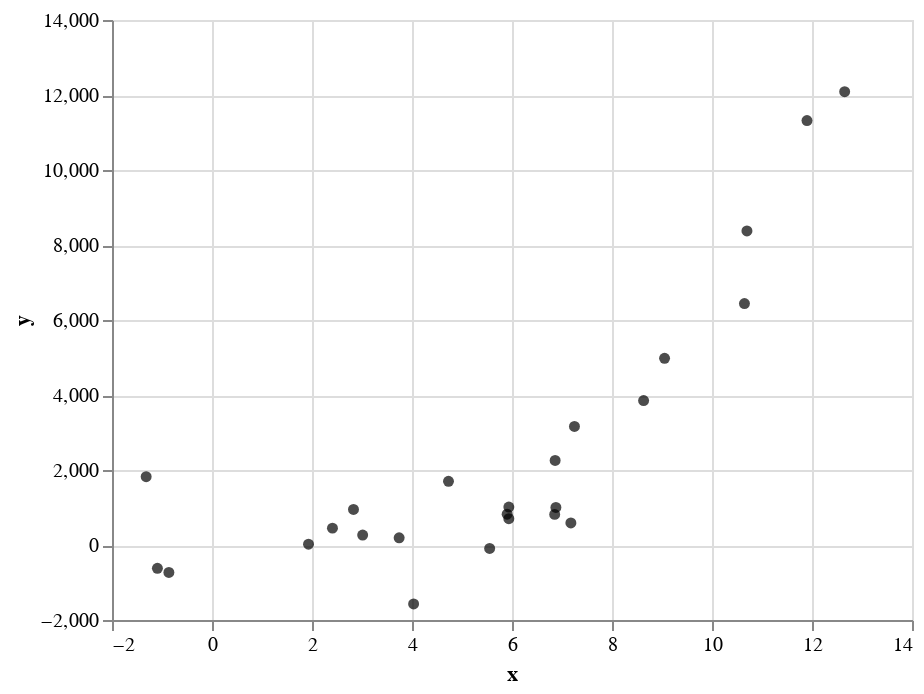

Here is the notebook cell this chart was saved with:
### Code cell
#helper function
def get_poly_points_chart():

    return alt.Chart(poly_df).mark_circle(color="black").encode(
        x='x',
        y='y'
    )

get_poly_points_chart()

### Figure 1 — Vega-Lite specification as saved in the notebook (floating-point values rounded to 4 significant figures)
{"config": {"view": {"continuousWidth": 400, "continuousHeight": 300}}, "data": {"name": "data-1a0ab8adb75340609e9f804b9b42564f"}, "mark": {"type": "circle", "color": "black"}, "encoding": {"x": {"field": "x", "type": "quantitative"}, "y": {"field": "y", "type": "quantitative"}}, "$schema": "https://vega.github.io/schema/vega-lite/v4.17.0.json", "datasets": {"data-1a0ab8adb75340609e9f804b9b42564f": [{"x": 3.013, "y": 264.1}, {"x": 5.553, "y": -91.86}, {"x": 2.409, "y": 449.8}, {"x": -1.092, "y": -621.0}, {"x": 5.937, "y": 1012.0}, {"x": 5.937, "y": 702.4}, {"x": -1.317, "y": 1822.0}, {"x": 1.93, "y": 22.01}, {"x": 6.878, "y": 1002.0}, {"x": 2.83, "y": 947.6}, {"x": 6.854, "y": 816.4}, {"x": 6.863, "y": 2255.0}, {"x": 4.032, "y": -1572.0}, {"x": 12.65, "y": 12090.0}, {"x": 11.9, "y": 11320.0}, {"x": 7.249, "y": 3162.0}, {"x": 9.051, "y": 4978.0}, {"x": 3.743, "y": 190.6}, {"x": 8.632, "y": 3853.0}, {"x": 10.65, "y": 6438.0}, {"x": -0.8626, "y": -732.6}, {"x": 5.903, "y": 820.8}, {"x": 4.73, "y": 1698.0}, {"x": 10.7, "y": 8374.0}, {"x": 7.178, "y": 587.3}]}}
